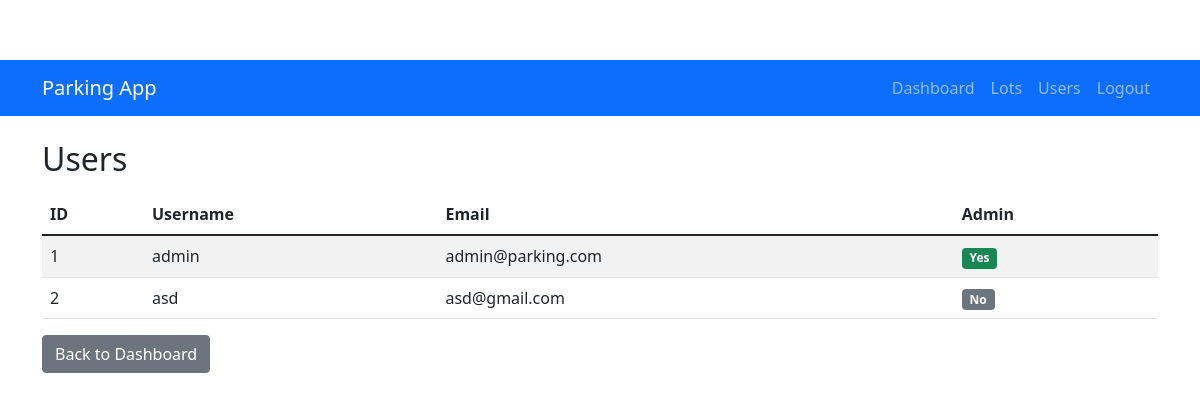
Before: /admin/users (signed in) with the older database file.
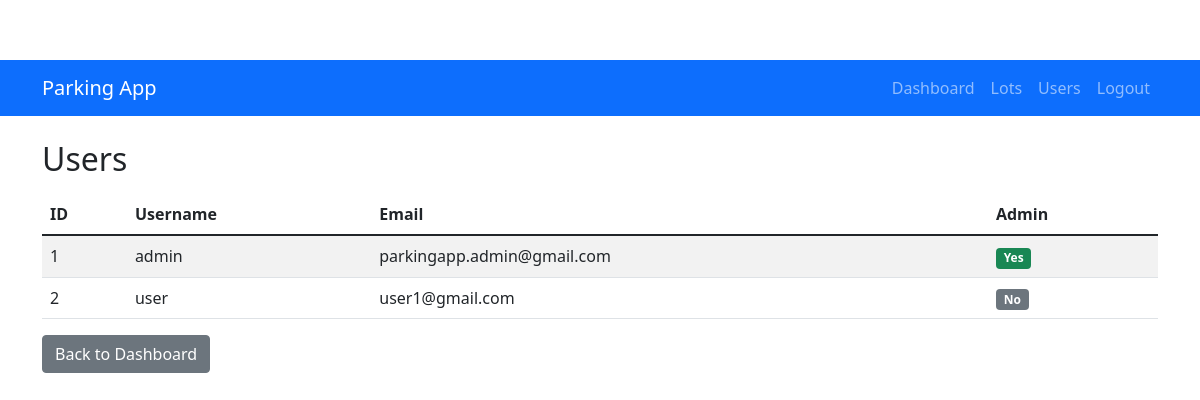
After: the same page with the newer database file.
### app.py (models this page shows)
class User(db.Model):
    id = db.Column(db.Integer, primary_key=True)
    username = db.Column(db.String(100), unique=True, nullable=False)
    password = db.Column(db.String(200), nullable=False)
    email = db.Column(db.String(100), unique=True, nullable=False)
    is_admin = db.Column(db.Boolean, default=False)
    reservations = db.relationship('Reservation', backref='user', lazy=True, cascade="all, delete-orphan")

### app.py (the view)
@app.route('/admin/users')
def manage_users():
    if not session.get('is_admin'):
        flash('Unauthorized access', 'danger')
        return redirect(url_for('login'))
    users = User.query.all()
    return render_template('users.html', users=users)

### templates/users.html
{% extends "layout.html" %}
{% block content %}
<h2>Users</h2>
<table class="table table-striped mt-3">
  <thead>
    <tr>
      <th>ID</th>
      <th>Username</th>
      <th>Email</th>
      <th>Admin</th>
    </tr>
  </thead>
  <tbody>
    {% for user in users %}
      <tr>
        <td>{{ user.id }}</td>
        <td>{{ user.username }}</td>
        <td>{{ user.email }}</td>
        <td>
          {% if user.is_admin %}
            <span class="badge bg-success">Yes</span>
          {% else %}
            <span class="badge bg-secondary">No</span>
          {% endif %}
        </td>
      </tr>
    {% endfor %}
  </tbody>
</table>
<a href="{{ url_for('admin_dashboard') }}" class="btn btn-secondary">Back to Dashboard</a>
{% endblock %}

### templates/layout.html (shortened to what this page needs)
<!doctype html>
<html>
<head>
  <link rel="stylesheet" href="{{ url_for('static', filename='style.css') }}">
  <link href="https://cdn.jsdelivr.net/npm/bootstrap@5.1.3/dist/css/bootstrap.min.css" rel="stylesheet">
</head>
<body>
  <nav class="navbar navbar-expand-lg navbar-dark bg-primary">
    <div class="container">
      <a class="navbar-brand" href="{{ url_for('index') }}">Parking App</a>
      <div class="navbar-nav">
        {% if session.get('user_id') %}
          {% if session.get('is_admin') %}
            <a class="nav-link" href="{{ url_for('admin_dashboard') }}">Dashboard</a>
            <a class="nav-link" href="{{ url_for('manage_lots') }}">Lots</a>
            <a class="nav-link" href="{{ url_for('manage_users') }}">Users</a>
          {% else %}
            <a class="nav-link" href="{{ url_for('user_dashboard') }}">Dashboard</a>
            <a class="nav-link" href="{{ url_for('user_view_lots') }}">Parking Lots</a>
          {% endif %}
          <a class="nav-link" href="{{ url_for('logout') }}">Logout</a>
        {% else %}
          <a class="nav-link" href="{{ url_for('login') }}">Login</a>
          <a class="nav-link" href="{{ url_for('register') }}">Register</a>
        {% endif %}
      </div>
    </div>
  </nav>
  <div class="container mt-4">
    {% block content %}{% endblock %}
  </div>
</body>
</html>

### static/style.css (style rules this page uses)
body { padding-top: 60px; }

Changed rows visible on the page:
changed User "admin": email "admin@parking.com" → "parkingapp.admin@gmail.com"
changed User id 2: username "asd" → "user"; email "asd@gmail.com" → "user1@gmail.com"
